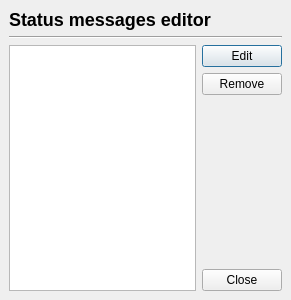
<ui version="4.0" >
 <class>statusEditor</class>
 <widget class="QDialog" name="statusEditor" >
  <property name="geometry" >
   <rect>
    <x>0</x>
    <y>0</y>
    <width>291</width>
    <height>300</height>
   </rect>
  </property>
  <property name="windowTitle" >
   <string>Status message Editor</string>
  </property>
  <property name="windowIcon" >
   <iconset>:/images/16x16/apps/jabbim.png</iconset>
  </property>
  <layout class="QGridLayout" >
   <property name="margin" >
    <number>9</number>
   </property>
   <property name="spacing" >
    <number>6</number>
   </property>
   <item row="2" column="1" >
    <widget class="QPushButton" name="editStatus" >
     <property name="text" >
      <string>Edit</string>
     </property>
    </widget>
   </item>
   <item rowspan="4" row="2" column="0" >
    <widget class="QListWidget" name="statusList" >
     <property name="iconSize" >
      <size>
       <width>22</width>
       <height>22</height>
      </size>
     </property>
    </widget>
   </item>
   <item row="3" column="1" >
    <widget class="QPushButton" name="removeStatus" >
     <property name="text" >
      <string>Remove</string>
     </property>
    </widget>
   </item>
   <item row="4" column="1" >
    <spacer>
     <property name="orientation" >
      <enum>Qt::Vertical</enum>
     </property>
     <property name="sizeHint" >
      <size>
       <width>35</width>
       <height>111</height>
      </size>
     </property>
    </spacer>
   </item>
   <item row="1" column="0" colspan="2" >
    <widget class="Line" name="line" >
     <property name="orientation" >
      <enum>Qt::Horizontal</enum>
     </property>
    </widget>
   </item>
   <item row="5" column="1" >
    <widget class="QPushButton" name="pushButton" >
     <property name="text" >
      <string>Close</string>
     </property>
    </widget>
   </item>
   <item row="0" column="0" colspan="2" >
    <widget class="QLabel" name="label" >
     <property name="text" >
      <string>&lt;html>&lt;head>&lt;meta name="qrichtext" content="1" />&lt;style type="text/css">
p, li { white-space: pre-wrap; }
&lt;/style>&lt;/head>&lt;body style=" font-family:'DejaVu Sans'; font-size:9pt; font-weight:400; font-style:normal; text-decoration:none;">
&lt;p style=" margin-top:16px; margin-bottom:12px; margin-left:0px; margin-right:0px; -qt-block-indent:0; text-indent:0px; font-size:x-large; font-weight:600;">&lt;span style=" font-size:x-large;">Status messages editor&lt;/span>&lt;/p>&lt;/body>&lt;/html></string>
     </property>
    </widget>
   </item>
  </layout>
 </widget>
 <resources/>
 <connections>
  <connection>
   <sender>pushButton</sender>
   <signal>clicked()</signal>
   <receiver>statusEditor</receiver>
   <slot>reject()</slot>
   <hints>
    <hint type="sourcelabel" >
     <x>235</x>
     <y>282</y>
    </hint>
    <hint type="destinationlabel" >
     <x>235</x>
     <y>224</y>
    </hint>
   </hints>
  </connection>
 </connections>
</ui>
